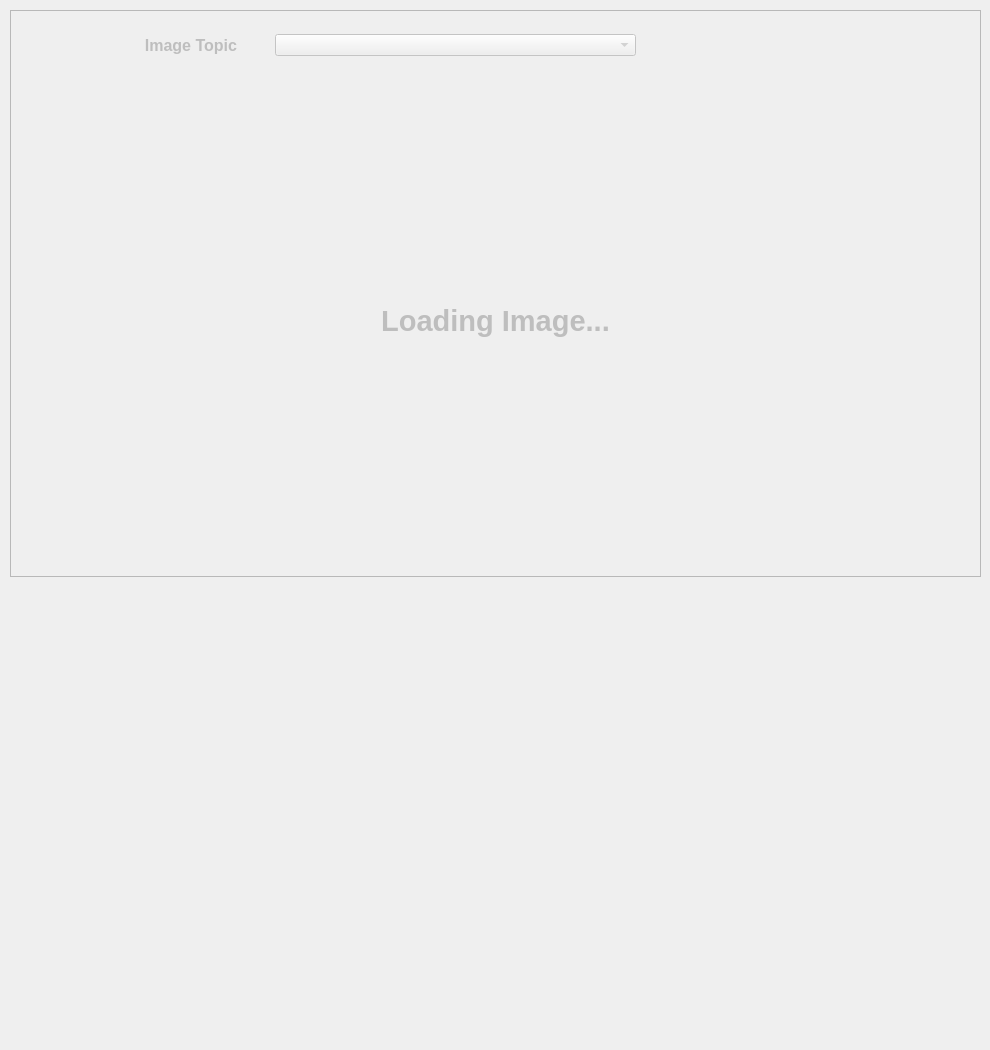
          <widget class="QWidget" name="tab">
           <attribute name="title">
            <string>DATA</string>
           </attribute>
           <widget class="QWidget" name="verticalLayoutWidget">
            <property name="geometry">
             <rect>
              <x>10</x>
              <y>10</y>
              <width>971</width>
              <height>1031</height>
             </rect>
            </property>
            <layout class="QVBoxLayout" name="verticalLayout_10" stretch="55,45">
             <item>
              <widget class="QFrame" name="upper_frame">
               <property name="enabled">
                <bool>false</bool>
               </property>
               <property name="frameShape">
                <enum>QFrame::StyledPanel</enum>
               </property>
               <property name="frameShadow">
                <enum>QFrame::Raised</enum>
               </property>
               <widget class="QWidget" name="horizontalLayoutWidget_2">
                <property name="geometry">
                 <rect>
                  <x>30</x>
                  <y>10</y>
                  <width>661</width>
                  <height>51</height>
                 </rect>
                </property>
                <layout class="QHBoxLayout" name="horizontalLayout_2" stretch="10,20,5,55,10">
                 <item>
                  <spacer name="horizontalSpacer_30">
                   <property name="orientation">
                    <enum>Qt::Horizontal</enum>
                   </property>
                   <property name="sizeHint" stdset="0">
                    <size>
                     <width>40</width>
                     <height>20</height>
                    </size>
                   </property>
                  </spacer>
                 </item>
                 <item>
                  <widget class="QLabel" name="label_3">
                   <property name="font">
                    <font>
                     <pointsize>12</pointsize>
                     <weight>75</weight>
                     <bold>true</bold>
                    </font>
                   </property>
                   <property name="text">
                    <string>Image Topic</string>
                   </property>
                   <property name="alignment">
                    <set>Qt::AlignRight|Qt::AlignTrailing|Qt::AlignVCenter</set>
                   </property>
                  </widget>
                 </item>
                 <item>
                  <spacer name="horizontalSpacer_54">
                   <property name="orientation">
                    <enum>Qt::Horizontal</enum>
                   </property>
                   <property name="sizeHint" stdset="0">
                    <size>
                     <width>40</width>
                     <height>20</height>
                    </size>
                   </property>
                  </spacer>
                 </item>
                 <item>
                  <widget class="QComboBox" name="imageTopicsComboBox">
                   <property name="enabled">
                    <bool>false</bool>
                   </property>
                   <property name="iconSize">
                    <size>
                     <width>16</width>
                     <height>16</height>
                    </size>
                   </property>
                  </widget>
                 </item>
                 <item>
                  <spacer name="horizontalSpacer_31">
                   <property name="orientation">
                    <enum>Qt::Horizontal</enum>
                   </property>
                   <property name="sizeHint" stdset="0">
                    <size>
                     <width>40</width>
                     <height>20</height>
                    </size>
                   </property>
                  </spacer>
                 </item>
                </layout>
               </widget>
               <widget class="QLabel" name="imageView">
                <property name="geometry">
                 <rect>
                  <x>10</x>
                  <y>60</y>
                  <width>951</width>
                  <height>501</height>
                 </rect>
                </property>
                <property name="font">
                 <font>
                  <pointsize>22</pointsize>
                  <weight>75</weight>
                  <bold>true</bold>
                 </font>
                </property>
                <property name="text">
                 <string>Loading Image...</string>
                </property>
                <property name="alignment">
                 <set>Qt::AlignCenter</set>
                </property>
               </widget>
              </widget>
             </item>
             <item>
              <spacer name="verticalSpacer_20">
               <property name="orientation">
                <enum>Qt::Vertical</enum>
               </property>
               <property name="sizeHint" stdset="0">
                <size>
                 <width>20</width>
                 <height>40</height>
                </size>
               </property>
              </spacer>
             </item>
            </layout>
           </widget>
          </widget>
